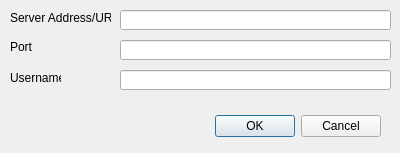
<?xml version="1.0" encoding="UTF-8"?>
<ui version="4.0">
 <class>ConnectionDialog</class>
 <widget class="QDialog" name="ConnectionDialog">
  <property name="geometry">
   <rect>
    <x>0</x>
    <y>0</y>
    <width>400</width>
    <height>153</height>
   </rect>
  </property>
  <property name="windowTitle">
   <string>Dialog</string>
  </property>
  <widget class="QDialogButtonBox" name="buttonBox">
   <property name="geometry">
    <rect>
     <x>20</x>
     <y>110</y>
     <width>361</width>
     <height>32</height>
    </rect>
   </property>
   <property name="orientation">
    <enum>Qt::Horizontal</enum>
   </property>
   <property name="standardButtons">
    <set>QDialogButtonBox::Cancel|QDialogButtonBox::Ok</set>
   </property>
  </widget>
  <widget class="QLabel" name="label">
   <property name="geometry">
    <rect>
     <x>10</x>
     <y>10</y>
     <width>101</width>
     <height>16</height>
    </rect>
   </property>
   <property name="text">
    <string>Server Address/URL</string>
   </property>
  </widget>
  <widget class="QLabel" name="label_2">
   <property name="geometry">
    <rect>
     <x>10</x>
     <y>40</y>
     <width>46</width>
     <height>13</height>
    </rect>
   </property>
   <property name="text">
    <string>Port</string>
   </property>
  </widget>
  <widget class="QLabel" name="label_3">
   <property name="geometry">
    <rect>
     <x>10</x>
     <y>70</y>
     <width>51</width>
     <height>16</height>
    </rect>
   </property>
   <property name="text">
    <string>Username</string>
   </property>
  </widget>
  <widget class="QLineEdit" name="address">
   <property name="geometry">
    <rect>
     <x>120</x>
     <y>10</y>
     <width>271</width>
     <height>20</height>
    </rect>
   </property>
  </widget>
  <widget class="QLineEdit" name="port">
   <property name="geometry">
    <rect>
     <x>120</x>
     <y>40</y>
     <width>271</width>
     <height>20</height>
    </rect>
   </property>
  </widget>
  <widget class="QLineEdit" name="username">
   <property name="geometry">
    <rect>
     <x>120</x>
     <y>70</y>
     <width>271</width>
     <height>20</height>
    </rect>
   </property>
  </widget>
 </widget>
 <tabstops>
  <tabstop>address</tabstop>
  <tabstop>port</tabstop>
  <tabstop>username</tabstop>
  <tabstop>buttonBox</tabstop>
 </tabstops>
 <resources/>
 <connections>
  <connection>
   <sender>buttonBox</sender>
   <signal>accepted()</signal>
   <receiver>ConnectionDialog</receiver>
   <slot>accept()</slot>
   <hints>
    <hint type="sourcelabel">
     <x>248</x>
     <y>254</y>
    </hint>
    <hint type="destinationlabel">
     <x>157</x>
     <y>274</y>
    </hint>
   </hints>
  </connection>
  <connection>
   <sender>buttonBox</sender>
   <signal>rejected()</signal>
   <receiver>ConnectionDialog</receiver>
   <slot>reject()</slot>
   <hints>
    <hint type="sourcelabel">
     <x>316</x>
     <y>260</y>
    </hint>
    <hint type="destinationlabel">
     <x>286</x>
     <y>274</y>
    </hint>
   </hints>
  </connection>
 </connections>
</ui>
